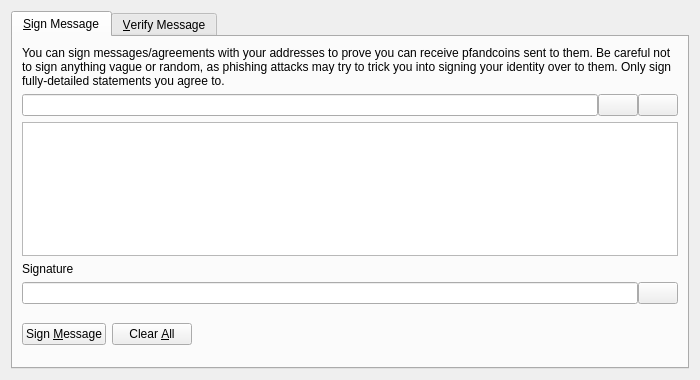
<?xml version="1.0" encoding="UTF-8"?>
<ui version="4.0">
 <class>SignVerifyMessageDialog</class>
 <widget class="QDialog" name="SignVerifyMessageDialog">
  <property name="geometry">
   <rect>
    <x>0</x>
    <y>0</y>
    <width>700</width>
    <height>380</height>
   </rect>
  </property>
  <property name="windowTitle">
   <string>Signatures - Sign / Verify a Message</string>
  </property>
  <property name="modal">
   <bool>true</bool>
  </property>
  <layout class="QVBoxLayout" name="verticalLayout">
   <item>
    <widget class="QTabWidget" name="tabWidget">
     <property name="currentIndex">
      <number>0</number>
     </property>
     <widget class="QWidget" name="tabSignMessage">
      <attribute name="title">
       <string>&amp;Sign Message</string>
      </attribute>
      <layout class="QVBoxLayout" name="verticalLayout_SM">
       <item>
        <widget class="QLabel" name="infoLabel_SM">
         <property name="text">
          <string>You can sign messages/agreements with your addresses to prove you can receive pfandcoins sent to them. Be careful not to sign anything vague or random, as phishing attacks may try to trick you into signing your identity over to them. Only sign fully-detailed statements you agree to.</string>
         </property>
         <property name="textFormat">
          <enum>Qt::PlainText</enum>
         </property>
         <property name="wordWrap">
          <bool>true</bool>
         </property>
        </widget>
       </item>
       <item>
        <layout class="QHBoxLayout" name="horizontalLayout_1_SM">
         <property name="spacing">
          <number>0</number>
         </property>
         <item>
          <widget class="QValidatedLineEdit" name="addressIn_SM">
           <property name="toolTip">
            <string>The Pfandcoin address to sign the message with</string>
           </property>
          </widget>
         </item>
         <item>
          <widget class="QPushButton" name="addressBookButton_SM">
           <property name="toolTip">
            <string>Choose previously used address</string>
           </property>
           <property name="text">
            <string/>
           </property>
           <property name="icon">
            <iconset resource="../bitcoin.qrc">
             <normaloff>:/icons/address-book</normaloff>:/icons/address-book</iconset>
           </property>
           <property name="shortcut">
            <string>Alt+A</string>
           </property>
           <property name="autoDefault">
            <bool>false</bool>
           </property>
          </widget>
         </item>
         <item>
          <widget class="QPushButton" name="pasteButton_SM">
           <property name="toolTip">
            <string>Paste address from clipboard</string>
           </property>
           <property name="text">
            <string/>
           </property>
           <property name="icon">
            <iconset resource="../bitcoin.qrc">
             <normaloff>:/icons/editpaste</normaloff>:/icons/editpaste</iconset>
           </property>
           <property name="shortcut">
            <string>Alt+P</string>
           </property>
           <property name="autoDefault">
            <bool>false</bool>
           </property>
          </widget>
         </item>
        </layout>
       </item>
       <item>
        <widget class="QPlainTextEdit" name="messageIn_SM">
         <property name="toolTip">
          <string>Enter the message you want to sign here</string>
         </property>
        </widget>
       </item>
       <item>
        <widget class="QLabel" name="signatureLabel_SM">
         <property name="text">
          <string>Signature</string>
         </property>
         <property name="textFormat">
          <enum>Qt::PlainText</enum>
         </property>
        </widget>
       </item>
       <item>
        <layout class="QHBoxLayout" name="horizontalLayout_2_SM">
         <property name="spacing">
          <number>0</number>
         </property>
         <item>
          <widget class="QLineEdit" name="signatureOut_SM">
           <property name="font">
            <font>
             <italic>true</italic>
            </font>
           </property>
           <property name="readOnly">
            <bool>true</bool>
           </property>
          </widget>
         </item>
         <item>
          <widget class="QPushButton" name="copySignatureButton_SM">
           <property name="toolTip">
            <string>Copy the current signature to the system clipboard</string>
           </property>
           <property name="text">
            <string/>
           </property>
           <property name="icon">
            <iconset resource="../bitcoin.qrc">
             <normaloff>:/icons/editcopy</normaloff>:/icons/editcopy</iconset>
           </property>
           <property name="autoDefault">
            <bool>false</bool>
           </property>
          </widget>
         </item>
        </layout>
       </item>
       <item>
        <layout class="QHBoxLayout" name="horizontalLayout_3_SM">
         <item>
          <widget class="QPushButton" name="signMessageButton_SM">
           <property name="toolTip">
            <string>Sign the message to prove you own this Pfandcoin address</string>
           </property>
           <property name="text">
            <string>Sign &amp;Message</string>
           </property>
           <property name="icon">
            <iconset resource="../bitcoin.qrc">
             <normaloff>:/icons/edit</normaloff>:/icons/edit</iconset>
           </property>
           <property name="autoDefault">
            <bool>false</bool>
           </property>
          </widget>
         </item>
         <item>
          <widget class="QPushButton" name="clearButton_SM">
           <property name="toolTip">
            <string>Reset all sign message fields</string>
           </property>
           <property name="text">
            <string>Clear &amp;All</string>
           </property>
           <property name="icon">
            <iconset resource="../bitcoin.qrc">
             <normaloff>:/icons/remove</normaloff>:/icons/remove</iconset>
           </property>
           <property name="autoDefault">
            <bool>false</bool>
           </property>
          </widget>
         </item>
         <item>
          <spacer name="horizontalSpacer_1_SM">
           <property name="orientation">
            <enum>Qt::Horizontal</enum>
           </property>
           <property name="sizeHint" stdset="0">
            <size>
             <width>40</width>
             <height>48</height>
            </size>
           </property>
          </spacer>
         </item>
         <item>
          <widget class="QLabel" name="statusLabel_SM">
           <property name="font">
            <font>
             <weight>75</weight>
             <bold>true</bold>
            </font>
           </property>
           <property name="text">
            <string/>
           </property>
           <property name="wordWrap">
            <bool>true</bool>
           </property>
          </widget>
         </item>
         <item>
          <spacer name="horizontalSpacer_2_SM">
           <property name="orientation">
            <enum>Qt::Horizontal</enum>
           </property>
           <property name="sizeHint" stdset="0">
            <size>
             <width>40</width>
             <height>48</height>
            </size>
           </property>
          </spacer>
         </item>
        </layout>
       </item>
      </layout>
     </widget>
     <widget class="QWidget" name="tabVerifyMessage">
      <attribute name="title">
       <string>&amp;Verify Message</string>
      </attribute>
      <layout class="QVBoxLayout" name="verticalLayout_VM">
       <item>
        <widget class="QLabel" name="infoLabel_VM">
         <property name="text">
          <string>Enter the receiver's address, message (ensure you copy line breaks, spaces, tabs, etc. exactly) and signature below to verify the message. Be careful not to read more into the signature than what is in the signed message itself, to avoid being tricked by a man-in-the-middle attack. Note that this only proves the signing party receives with the address, it cannot prove sendership of any transaction!</string>
         </property>
         <property name="textFormat">
          <enum>Qt::PlainText</enum>
         </property>
         <property name="alignment">
          <set>Qt::AlignLeading|Qt::AlignLeft|Qt::AlignTop</set>
         </property>
         <property name="wordWrap">
          <bool>true</bool>
         </property>
        </widget>
       </item>
       <item>
        <layout class="QHBoxLayout" name="horizontalLayout_1_VM">
         <property name="spacing">
          <number>0</number>
         </property>
         <item>
          <widget class="QValidatedLineEdit" name="addressIn_VM">
           <property name="toolTip">
            <string>The Pfandcoin address the message was signed with</string>
           </property>
          </widget>
         </item>
         <item>
          <widget class="QPushButton" name="addressBookButton_VM">
           <property name="toolTip">
            <string>Choose previously used address</string>
           </property>
           <property name="text">
            <string/>
           </property>
           <property name="icon">
            <iconset resource="../bitcoin.qrc">
             <normaloff>:/icons/address-book</normaloff>:/icons/address-book</iconset>
           </property>
           <property name="shortcut">
            <string>Alt+A</string>
           </property>
           <property name="autoDefault">
            <bool>false</bool>
           </property>
          </widget>
         </item>
        </layout>
       </item>
       <item>
        <widget class="QPlainTextEdit" name="messageIn_VM"/>
       </item>
       <item>
        <widget class="QValidatedLineEdit" name="signatureIn_VM"/>
       </item>
       <item>
        <layout class="QHBoxLayout" name="horizontalLayout_2_VM">
         <item>
          <widget class="QPushButton" name="verifyMessageButton_VM">
           <property name="toolTip">
            <string>Verify the message to ensure it was signed with the specified Pfandcoin address</string>
           </property>
           <property name="text">
            <string>Verify &amp;Message</string>
           </property>
           <property name="icon">
            <iconset resource="../bitcoin.qrc">
             <normaloff>:/icons/transaction_0</normaloff>:/icons/transaction_0</iconset>
           </property>
           <property name="autoDefault">
            <bool>false</bool>
           </property>
          </widget>
         </item>
         <item>
          <widget class="QPushButton" name="clearButton_VM">
           <property name="toolTip">
            <string>Reset all verify message fields</string>
           </property>
           <property name="text">
            <string>Clear &amp;All</string>
           </property>
           <property name="icon">
            <iconset resource="../bitcoin.qrc">
             <normaloff>:/icons/remove</normaloff>:/icons/remove</iconset>
           </property>
           <property name="autoDefault">
            <bool>false</bool>
           </property>
          </widget>
         </item>
         <item>
          <spacer name="horizontalSpacer_1_VM">
           <property name="orientation">
            <enum>Qt::Horizontal</enum>
           </property>
           <property name="sizeHint" stdset="0">
            <size>
             <width>40</width>
             <height>48</height>
            </size>
           </property>
          </spacer>
         </item>
         <item>
          <widget class="QLabel" name="statusLabel_VM">
           <property name="font">
            <font>
             <weight>75</weight>
             <bold>true</bold>
            </font>
           </property>
           <property name="text">
            <string/>
           </property>
           <property name="wordWrap">
            <bool>true</bool>
           </property>
          </widget>
         </item>
         <item>
          <spacer name="horizontalSpacer_2_VM">
           <property name="orientation">
            <enum>Qt::Horizontal</enum>
           </property>
           <property name="sizeHint" stdset="0">
            <size>
             <width>40</width>
             <height>48</height>
            </size>
           </property>
          </spacer>
         </item>
        </layout>
       </item>
      </layout>
     </widget>
    </widget>
   </item>
  </layout>
 </widget>
 <customwidgets>
  <customwidget>
   <class>QValidatedLineEdit</class>
   <extends>QLineEdit</extends>
   <header>qt/qvalidatedlineedit.h</header>
  </customwidget>
 </customwidgets>
 <resources>
  <include location="../bitcoin.qrc"/>
 </resources>
 <connections/>
</ui>
